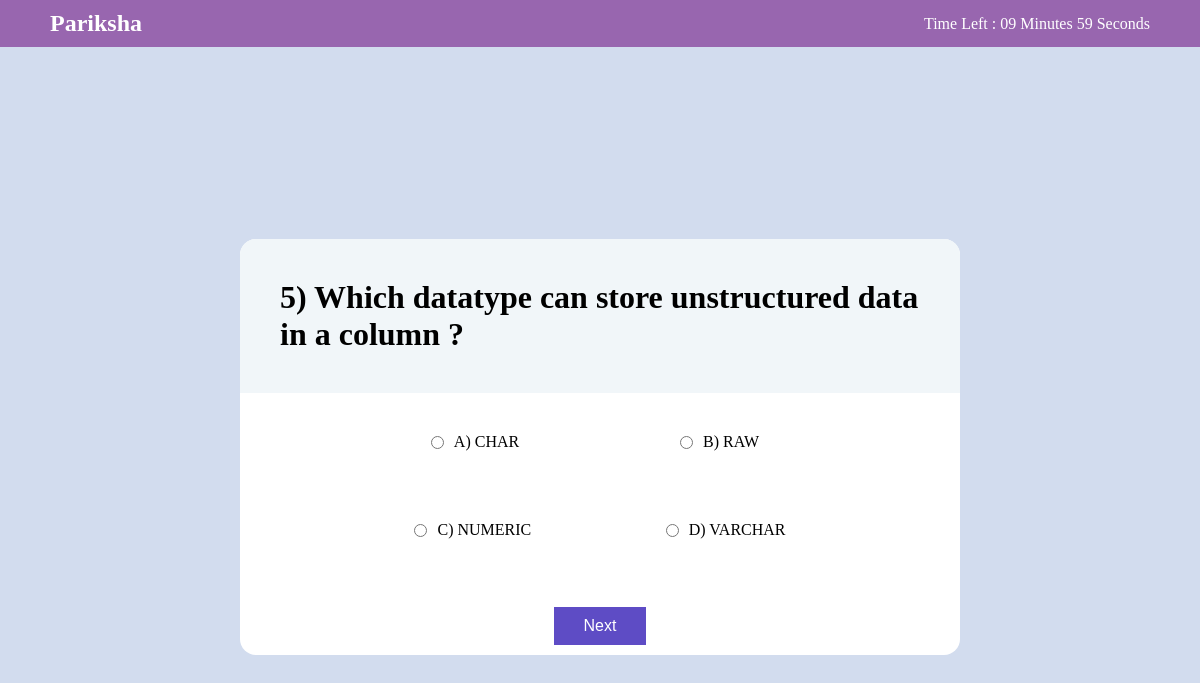
Screenshot of /qn/?page=5 with the database file from the repository.
### Examapp/models.py (models this page shows)
class Question(models.Model):
    qid=models.CharField(max_length= 255,null='false')
    question=models.CharField(max_length= 255,null='false')
    option1=models.CharField(max_length=255,null='false')
    option2=models.CharField(max_length=255,null='false')
    option3=models.CharField(max_length=255,null='false')
    option4=models.CharField(max_length=255,null='false')
    correctans=models.CharField(max_length=255,null='false')

### Examapp/views.py (the view)
# urls.py: path('qn/',views.qn,name='qn'),
def qn(request):
    qus = Question.objects.all()
    paginator = Paginator(qus,1)
    try:
        page= int(request.GET.get('page','1'))
    except:
        page = 1
    try:
        questions=paginator.page(page)
    except(EmptyPage,InvalidPage):
        questions=paginator.page(paginator.num_pages)
    return render(request,"index.html",{"qus":qus,'questions':questions})

### templates/index.html (shortened to what this page needs)
<!DOCTYPE html>
<html lang="en">
<head>
    <link rel="stylesheet" href="/static/exam.css" />
    {% load static%}
</head>
<body>
    <nav>
        <div class="logo">
            <h1 style="font-family: cursive;">Pariksha</h1>
        </div>
        <div id="total-time-left" align="center"> </div>
    </nav>
    <div class="container">
        <div class="card">
            {% for i in questions %}
            <div class="question">
                <h1>
                    {{i.qid}}) {{i.question}} ?
                </h1>
            </div>
            <form action="/qn?name=">
                <div class="answer">
                    <div class="row">
                        <div class="option">
                            <input type="radio" id="myRadio1" class="rb" name="name" id="Option1" value="{{i.option1}}"> A)
                            {{i.option1}}</p>
                        </div>
                        <div class="option">
                            <input type="radio" id="myRadio2" class="rb" name="name" id="Option2" value="{{i.option2}}"> B)
                            {{i.option2}}</p>
                        </div>
                    </div>
                    <div class="row">
                        <div class="option">
                            <input type="radio" id="myRadio3" class="rb" name="name" id="Option3" value="{{i.option3}}"> C)
                            {{i.option3}}
                        </div>
                        <div class="option">
                            <input type="radio" id="myRadio4" class="rb" name="name" id="Option4" value="{{i.option4}}"> D)
                            {{i.option4}}
                        </div>
                    </div>
                </div>
                 <br>
        </form>
{% endfor %}
 <div class="row">
                {% if questions.has_next %}
                <a href="?page={{questions.next_page_number}}">
                        <button id="save_ans" >
                        Next
                    </button> </a>
                {%else%}
                <a href="/result/">
                    <button id="submitans">
                        Submit Answer
                    </button> </a>
                {%endif%}
            </div>
        </div>
    </div>
</body>
</html>

### static/exam.css (style rules this page uses)
* { margin: 0; padding: 0; box-sizing: border-box; }
:root { --main-color: #5e4cc5; --sec-color: #d2dcee; --third-color: #f1f6f9; }
nav { background-color: rgb(152, 102, 175); color: white; width: 100%; padding: 10px 50px; display: flex; justify-content: space-between; align-items: center; position: sticky; top: 0; }
.container { background-color: var(--sec-color); width: 100%; height: 100vh; display: flex; justify-content: center; align-items: center; }
.card { background-color: white; border-radius: 1rem; width: 60%; height: auto; }
.question { padding: 40px; background-color: var(--third-color); border-radius: 1rem 1rem 0 0; }
.answer { padding: 40px; display: flex; flex-direction: column; justify-content: space-evenly; align-items: center; gap: 70px; }
.row { width: 100%; display: flex; justify-content: space-evenly; align-items: center; }
.option { display: flex; justify-content: center; align-items: center; gap: 10px; }
button { border: none; background-color: var(--main-color); color: white; padding: 10px 30px; font-size: 16px; margin: 10px; }

### rows the page displays
Question: qid "5", question "Which datatype can store unstructured data in a column", option1 "CHAR", option2 "RAW", option3 "NUMERIC", option4 "VARCHAR"
